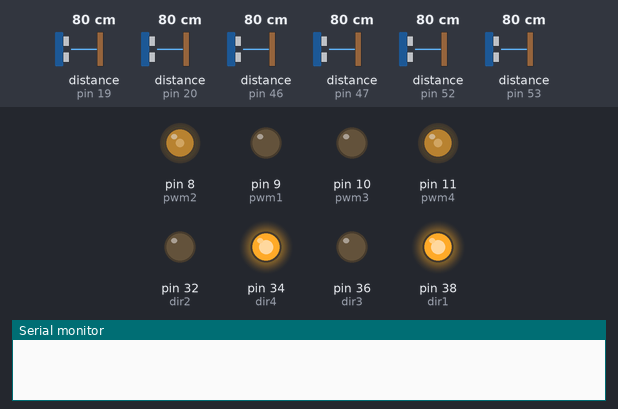
Recording of a sketch running on a simulated Arduino Mega 2560, built with avr-gcc and run on an emulated ATmega2560. Parts: output pins drawn as LEDs (lit = HIGH), the last lines printed to the serial monitor. Wiring (inferred from the names in the program): 6 × ultrasonic range finder: trigger pin 18, echo pin 19 / trigger pin 21, echo pin 20 / trigger pin 48, echo pin 46 / trigger pin 49, echo pin 47 / trigger pin 50, echo pin 52 / trigger pin 51, echo pin 53. The inputs (shaded band) are chosen by the test bench; at power-on: distance to the obstacle (sensors on pin 19, pin 20, pin 52, pin 53, pin 46, pin 47) 80 cm. The echo pulse lasts 58.3 µs per cm; pins used as bus, display or sensor lines are not drawn.

Above: at 1.2 s.
1.3 s: distance to the obstacle (sensor on pin 19) set to 76 cm
At 2.6 s:
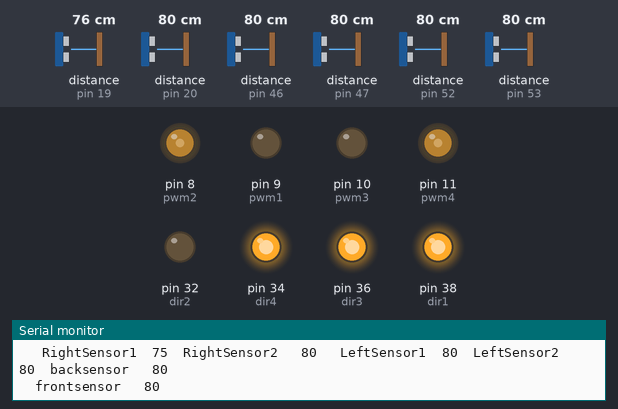
2.9 s: distance to the obstacle (sensor on pin 20) set to 76 cm
At 4.1 s:
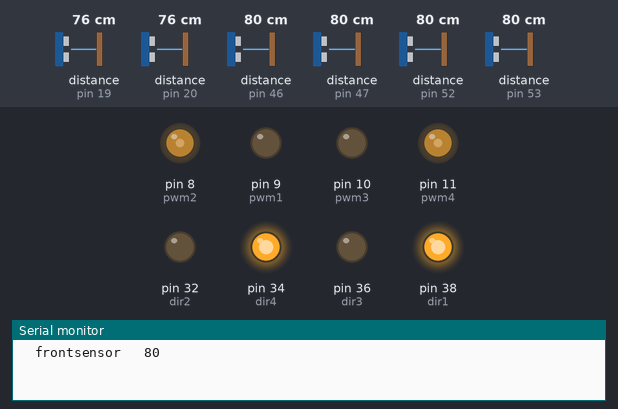
5.9 s: distance to the obstacle (sensor on pin 19) set to 120 cm
At 7.3 s:
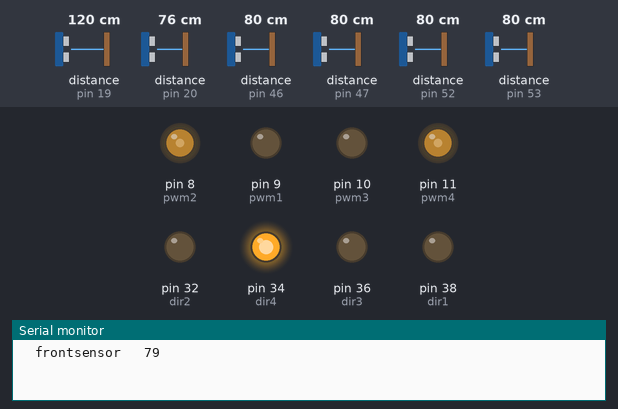
7.6 s: distance to the obstacle (sensor on pin 52) set to 82 cm
At 7.98 s:
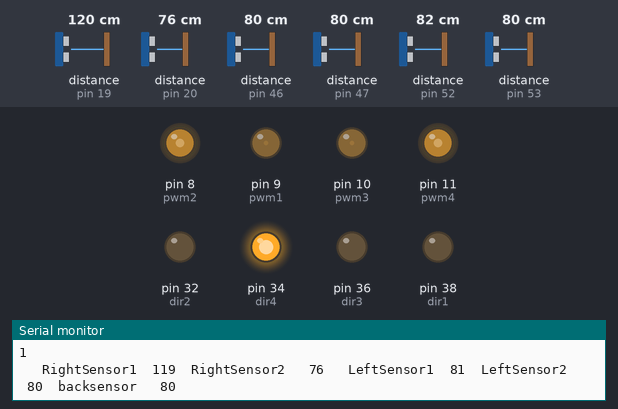
10.6 s: distance to the obstacle (sensor on pin 20) set to 250 cm
At 10.95 s:
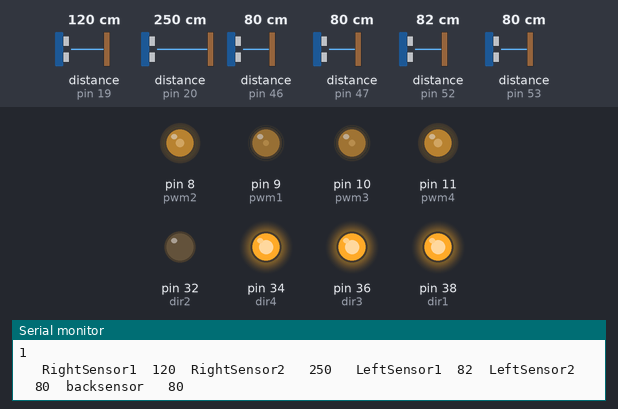
12.5 s: distance to the obstacle (sensor on pin 53) set to 120 cm
At 13.6 s:
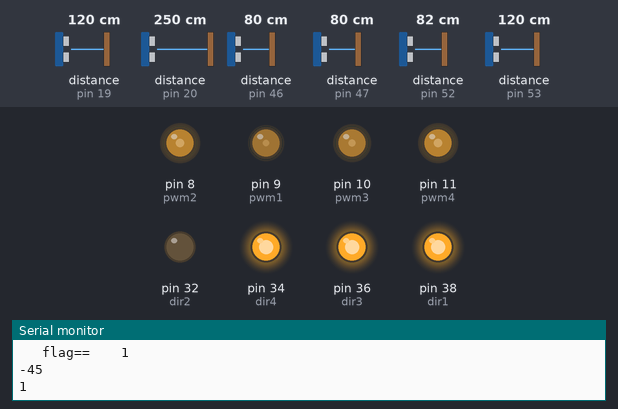
Timing chart, 0 to 15.0 s (numbered marks = the images above; inputs shaded):
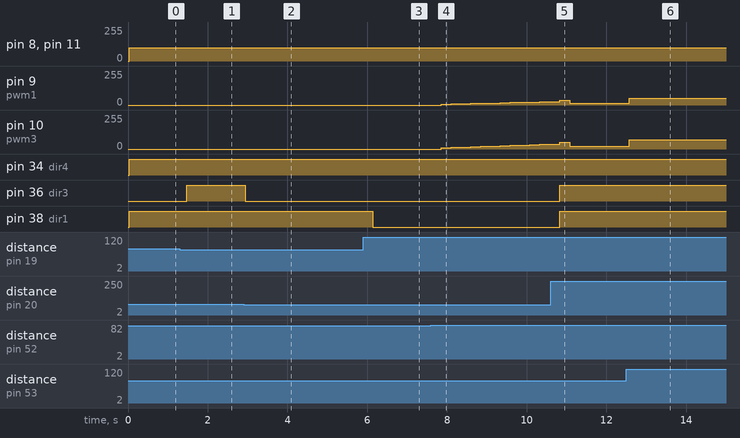

The sketch:

5april.ino
```cpp
int trigPin1 = 50;
int echoPin1 = 52;
int trigPin2 = 51;
int echoPin2 = 53;
int trigPin3 = 49;
int echoPin3 = 47;
int trigPin4 = 48;
int echoPin4 = 46;
int echoPin5 =  19;
int trigPin5 = 18 ;
int echoPin6 = 20 ;
int trigPin6 = 21 ;  //to be declared

int dir1 = 38, dir2 = 32, dir3 = 36, dir4 = 34;
int pwm1 = 9, pwm2 = 8, pwm3 = 10, pwm4 = 11;

unsigned long dt = 0, present = 0, past = 0;
int lastback, frontsensor, backsensor, errorback, avgrs, ls1, ls2, rs1, rs2, avgls, err = 0;
double pulse, inches, cm, distance, duration;
double lasterrorls = 0, totalerrorls = 0, errorrs = 0, totalerrorrs = 0, lasterrorrs = 0, lastrs = 0;
double lastl1 = 0, lastl2 = 0, lastls = 0, errorls;
int sp1 = 110, sp2 = 140;
float kp = 7.5, kd = 4.2, ki = 0.01;
float p = 0, i = 0, d = 0, pidl = 0, pidr = 0;
float kp0 = 7.8, kd0 = 1.3, ki0 = 0.03;
float p0 = 0, i0 = 0, d0 = 0, pid0 = 0, p1 = 0, i1 = 0, d1 = 0, pid1 = 0;
int error = 0, totalerror = 0, lasterror = 0, error1 = 0, totalerror1 = 0, lasterror1 = 0;
int errorleftsetpt,errorrightsetpt,   totalerrorleftsetpt,  totalerrorrightsetpt;       //// /////////////////////////edited by sam
int sp = 100;
int flag = 0;
int steerr = 1;
int steerl = 1;
int approxtime = 0;
int setpoint1 = 110;
int setpoint2 = 35;


void setup()
{

  Serial.begin(9600);

  pinMode(trigPin1, OUTPUT);
  pinMode(echoPin1, INPUT);
  pinMode(trigPin2, OUTPUT);
  pinMode(echoPin2, INPUT);
  pinMode(trigPin3, OUTPUT);
  pinMode(echoPin3, INPUT);
  pinMode(trigPin4, OUTPUT);
  pinMode(echoPin4, INPUT);
  pinMode(trigPin5, OUTPUT);
  pinMode(echoPin5, INPUT);
  pinMode(trigPin6, OUTPUT);
  pinMode(echoPin6, INPUT);

  pinMode(pwm1, OUTPUT);
  pinMode(dir1, OUTPUT);
  pinMode(pwm2, OUTPUT);
  pinMode(dir2, OUTPUT);
  pinMode(pwm3, OUTPUT);
  pinMode(dir3, OUTPUT);
  pinMode(pwm4, OUTPUT);
  pinMode(dir4, OUTPUT);

}


void loop()
{

  // ********************************************************************
  SonarSensor(trigPin5, echoPin5);
  rs1 = distance;
  SonarSensor(trigPin6, echoPin6);
  rs2 = distance;
  SonarSensor(trigPin1, echoPin1);
  ls1 = distance;
  SonarSensor(trigPin2, echoPin2);
  ls2 = distance;
  SonarSensor(trigPin3, echoPin3);
  backsensor = distance;
  SonarSensor(trigPin4, echoPin4);
  frontsensor = distance;

  avgrs = (rs1 + rs2) / 2;
  avgls = (ls1 + ls2) / 2;
  errorrs = rs2 - rs1;
  errorls = ls2 - ls1;

  totalerrorrs += abs(errorrs);
  totalerrorls += abs(errorls);

  errorleftsetpt = setpoint1 - avgls;
  totalerrorleftsetpt += abs(errorleftsetpt);

  errorrightsetpt = setpoint2 - avgrs;
  totalerrorrightsetpt += abs(errorrightsetpt);


  error1 = setpoint2 - backsensor;
  totalerror1 += abs(error1);

  cal();   // calculating pid
  Serial.println(flag);

  if ( flag == 100)
  {
    correctr();
    //    correctl();
    //    setpt1();
    //    forward();
  }

  if (flag == 0) {
    correctr();
    if ((errorls > -5) && (errorls < 5))
      flag = 1;
  }

  if (flag == 1)  {
    if (((backsensor < 110) && (avgls < 110)) ||(avgrs>30))
    {
      /*correctr();
        diaright();
        if (((backsensor < 25) && (avgls < 40)) /*|| ((backsensor > 90) && (backsensor < 100))) {
        steerr = 0;
        if (steerr == 0) {
          steerright();
        }
        }
        if (((backsensor > 25) && (avgls > 40) && (backsensor < 90)) || (backsensor > 100))) {
        steerr = 1;
        }
        }

        else if ((backsensor >= 70 ) && (avgls >= 110))  {
      analogWrite(pwm2, 120);                              // Just a high pulse for crossing the first pole
        digitalWrite(dir2, HIGH);
        analogWrite(pwm4, 120);
        digitalWrite(dir4, HIGH);*/
      correctr();
      diaright();
    }
    else if ((backsensor > 110)||(avgrs<=35))
    {
      //      set_zero();
      analogWrite(pwm2, 60);                              // Just a high pulse for crossing the first pole
      digitalWrite(dir2, HIGH);
      analogWrite(pwm4, 60);
      digitalWrite(dir4, LOW);
      correctr();
//      setpt() ;
      if ((errorls > -5) && (errorls < 5)) {
       flag = 2;
        set_zero();
      }
    }
  }

 /* if (flag == 2)  {
    if (backsensor < 121)   {
      forward();
      //      setpt();
    }
    else if (backsensor > 121) {
      set_zero();
      correctr();
      //      correctl();
      if ((errorls > -5) && (errorls < 5)) {
        setpt();
        //        set_zero();
        flag = 3;
      }
    }
  }

  if (flag == 3 ) {
    if ((backsensor < 250) || (avgls > 91))  {
      dialeft();
      correctl();
      if ((avgls < 130) && (avgls > 90)) {
        setpoint2 = backsensor;
        error1 = setpoint2 - backsensor;
        totalerror1 += abs(error1);
        steerl = 0;
        if (steerl == 0)
          steerleft();

      }

      else if (avgls < 90) {
        correctl();
        correctr();
        setpt1();
        steerl = 1;
        correctl();
        analogWrite(pwm1, 50);                              // Just a high pulse for crossing the first pole
        digitalWrite(dir1, HIGH);
        analogWrite(pwm3, 50);
        digitalWrite(dir3, LOW);
        setpoint1 = 70;
        setpt();
        //        set_zero();
        correctr();
        correctl();
        //        if ((errorls > -5) && (errorls < 5))
        flag = 4;
        //        flag = 100;
      }
    }
     else if ((backsensor > 150) || (avgls <= 100))  {
        //      set_zero();
        correctr();
        correctl();
        flag = 4;

        setpt();
      }
  }


  if (flag == 4)
  {
    if (backsensor < 320)   {
      forward();
    }
    else if (backsensor > 320) {
//      setpt();
      correctl();
      correctr();
      flag = 5;
    }
  }

  if (flag == 5)
  {
    if ( (avgls < 140)) { //increased range due to the unavailability of the y axis sensor
      //            correctr();
      //      diaright();
      if (((avgls < 140) && (avgls > 40))) {
        //        steerl = 0;
        //        if (steerl == 0) {
        //          steerleft();
        //        }
        right();
      }
      if ((avgls > 140)) {
        steerl = 1;
        setpoint1 = 140;
        //        setpt();
        flag = 6;

      }
    }
     else if ((avgls >= 110))  {
        set_zero();
        correctr();
        flag = 100;
      }

  }

  if (flag == 6)
  {
    approxtime = millis();
    if (millis < 900)   {   //no feedback that's why using millis function here after the third pole
      forward();
    }
    else if (millis > 900) {
      //      setpoint1 = 110;
      correctl();
      correctr();
//      setpt();
      flag = 100;
      //      check();
    }
  }

  if (flag == 7)
  {
    if ((avgls > 40))  {    // to be used for aligning with the river area
      dialeft();
      correctl();
      if ((avgls < 50)) {
        steerl = 0;
        if (steerl == 0) {
          steerleft();
          if ((avgls > 50)) {
            steerl = 1;
          }
        }
      }
    }
    else if (avgls <= 40)  {
      analogWrite(pwm1, 0);
      analogWrite(pwm3, 0);
      // flag = 100;
    }
  }

  if (flag == 8)
  {
    // setpoint pid will be used for this case
    forward();
    // bot will be moving through the river area
    if (frontsensor < 500) {
      correctl();
      check();
    }
  }

  if (flag == 9)
  {
    if (frontsensor < 160)   {
      forward();
    }
    else if (frontsensor > 160) {
      correctl();
      check();
    }
  }

  if (flag == 10)
  {
    if ((avgls < 120))  { //increased range due to the unavailability of the y axis sensor
      correctr();
      diaright();
      if ((avgls < 50)) {
        steerr = 0;
        if (steerr == 0) {
          steerright();
          if ((avgls > 50)) {
            steerr = 1;
          }
        }
      }
    }

    else if ((avgls >= 110))  {
      analogWrite(pwm2, 120);                              // Just a high pulse for crossing the third pole
      digitalWrite(dir2, HIGH);
      analogWrite(pwm4, 120);
      digitalWrite(dir4, HIGH);
      if (avgls > 120) {
        correctr();
        check();
      }
    }
  }

  if (flag == 11)
  {
    if (avgls < 300)   {
      right();
    }
    else if (avgls > 300) {
      correctl();
      check();
    }
  }

  if (flag == 12)
  {
    correctl();   // stop condition for now
  }
*/

  lasterrorls = errorls;
  lasterrorrs = errorrs;

  lastrs = avgrs;
  lastls = avgls;
  lasterror = error;
  lasterror1 = error1;
  Print();
  //  Serial.println(error);

}


void check()
{
  // correctr();
  if ((errorls > -3) && (errorls < 3))
    flag = flag + 1;
}

void SonarSensor(int trigPin, int echoPin)
{
  digitalWrite(trigPin, LOW);
  delayMicroseconds(2);
  digitalWrite(trigPin, HIGH);
  delayMicroseconds(10);
  digitalWrite(trigPin, LOW);
  duration = pulseIn(echoPin, HIGH);
  distance = (duration / 2) / 29.1;
}

void Print() {
  Serial.print("   RightSensor1  ");
  Serial.print(rs1);
  Serial.print("  RightSensor2   ");
  Serial.print(rs2);
  Serial.print("   LeftSensor1  ");
  Serial.print(ls1);
  Serial.print("  LeftSensor2   ");
  Serial.print(ls2);
  Serial.print("  backsensor   "  );
  Serial.println(backsensor);
  Serial.print("  frontsensor   "  );
  Serial.println(frontsensor);
  Serial.println("                  ");
  Serial.println("                  ");
  Serial.println("                  ");
  Serial.print("   average left" );
  Serial.println(avgls);
  Serial.print("   average right" );
  Serial.println(avgrs);
  Serial.print("   flag==    ");
  Serial.println(flag);
}


void dialeft()
{

  analogWrite(pwm1, sp);
  analogWrite(pwm3, sp);
  digitalWrite(dir1, LOW);
  digitalWrite(dir3, HIGH);

}

void diaright()
{
  digitalWrite(dir2, LOW);
  digitalWrite(dir4, HIGH);
  analogWrite(pwm2, sp);
  analogWrite(pwm4, sp);

}

void setpt1()
{
  if (error1 < -5)
  {
    //    analogWrite(pwm1, pid1);
    analogWrite(pwm2, pid1);
    //    analogWrite(pwm3, pid1);
    analogWrite(pwm4, pid1);
    //    digitalWrite(dir1, HIGH);
    digitalWrite(dir2, HIGH);
    //    digitalWrite(dir3, LOW);
    digitalWrite(dir4, LOW);


  }
  if (error1  > 5)
  {
    //    analogWrite(pwm1, pid1);
    analogWrite(pwm2, pid1);
    //    analogWrite(pwm3, pid1);
    analogWrite(pwm4, pid1);
    //    digitalWrite(dir1, LOW);
    digitalWrite(dir2, LOW);
    //    digitalWrite(dir3, HIGH);
    digitalWrite(dir4, HIGH);
  }

  if ((error1 < 5) && (error1 > -5))
  {
    /* analogWrite(pwm1, pidl);
      analogWrite(pwm2, pidl);
      analogWrite(pwm3, pidl);
      analogWrite(pwm4, pidl);*/
    //    correctl();
    //    correctr();
    set_zero();
    pid1 = 0;
    totalerror1 = 0;
  }
}

void setptleft()

{
  if (errorleftsetpt < -3)
  {
    //    analogWrite(pwm1, pid0);
    //    analogWrite(pwm2, pid0);
    analogWrite(pwm3, pid0);
    analogWrite(pwm4, pid0);
    //    digitalWrite(dir1, LOW);
    //    digitalWrite(dir2, HIGH);
    digitalWrite(dir3, HIGH);
    digitalWrite(dir4, LOW);


  }
  if (errorleftsetpt > 3)
  {
    //    analogWrite(pwm1, pid0);
    //    analogWrite(pwm2, pid0);
    analogWrite(pwm3, pid0);
    analogWrite(pwm4, pid0);
    //    digitalWrite(dir1, HIGH);
    //    digitalWrite(dir2, LOW);
    digitalWrite(dir3, LOW);
    digitalWrite(dir4, HIGH);
  }

  if ((errorleftsetpt < 3) && (errorleftsetpt > -3))
  {
    /* analogWrite(pwm1, pidl);
      analogWrite(pwm2, pidl);
      analogWrite(pwm3, pidl);
      analogWrite(pwm4, pidl);*/
    correctl();
    correctr();
    //    set_zero();
    pid0 = 0;
    totalerrorleftsetpt = 0;
  }
}


void setptright()
{
  if (errorrightsetpt < -3)
  {
        analogWrite(pwm1, pid0);
       analogWrite(pwm2, pid0);
//    analogWrite(pwm3, pid0);
//    analogWrite(pwm4, pid0);
        digitalWrite(dir1, LOW);
        digitalWrite(dir2, HIGH);
//    digitalWrite(dir3, HIGH);
//    digitalWrite(dir4, LOW);


  }
  if (errorrightsetpt > 3)
  {
        analogWrite(pwm1, pid0);
        analogWrite(pwm2, pid0);
//    analogWrite(pwm3, pid0);
//    analogWrite(pwm4, pid0);
        digitalWrite(dir1, HIGH);
        digitalWrite(dir2, LOW);
//    digitalWrite(dir3, LOW);
//    digitalWrite(dir4, HIGH);
  }

  if ((errorrightsetpt < 3) && (errorrightsetpt > -3))
  {
    /* analogWrite(pwm1, pidl);
      analogWrite(pwm2, pidl);
      analogWrite(pwm3, pidl);
      analogWrite(pwm4, pidl);*/
    correctl();
    correctr();
        set_zero();
    pid0 = 0;
    totalerrorrightsetpt = 0;
  }
}


void correctl()
{
  if (errorls < -2 )//|| errorrs < -2 )
  {
    analogWrite(pwm4, pidl );
    digitalWrite(dir2, LOW);
    analogWrite(pwm2, pidl / 1.4);
    digitalWrite(dir4, LOW);
  }

  if (errorls > 2 )//|| errorrs > 2)
  {
    analogWrite(pwm4, pidl );
    digitalWrite(dir2, HIGH);
    analogWrite(pwm2, pidl / 1.4);
    digitalWrite(dir4, HIGH);
  }

  if ((errorls > -2) && (errorls < 2))// || (errorrs > -2) && (errorrs < 2))
  {
    if (steerl == 1) {
      analogWrite(pwm2, 20);
      digitalWrite(dir2, HIGH);
      analogWrite(pwm4, 20);
      digitalWrite(dir4, LOW);
    }

    totalerrorls  = 0;
    totalerrorrs = 0;
  }
}


void correctr()
{
  if (errorrs < -2 )//|| errorrs < -2 )
  {
    analogWrite(pwm3, pidl );
    digitalWrite(dir3, LOW);
    analogWrite(pwm1, pidl / 1.4);
    digitalWrite(dir1, LOW);
  }

  if (errorrs > 2 )//|| errorrs > 2)
  {
    analogWrite(pwm3, pidl );
    digitalWrite(dir3, HIGH);
    analogWrite(pwm1, pidl / 1.4);
    digitalWrite(dir1, HIGH);
  }

  if ((errorrs > -2) && (errorrs < 2))// || (errorrs > -2) && (errorrs < 2))
  {
//    if (steerl == 1) {
      analogWrite(pwm1, 0);
      digitalWrite(dir1, HIGH);
      analogWrite(pwm3, 0);
      digitalWrite(dir3, LOW);
//    }


  totalerrorls = 0;
  totalerrorrs = 0;

}

}
void cal()
{
  present = millis();
  //    Serial.println(p0);
  //  Serial.println(i0);
  //  Serial.println(d0);
  Serial.println(error1);
  //  Serial.println(pid0);
  dt = (present - past);
  if (errorls > 0)
  {
    p = (errorls) * kp;
    d = ((errorls - lasterrorls) * kd) / dt;
    i =  ((totalerrorls) * ki) * dt ;
    pidl = (p + i + d);

    if (pidl > 70) {
      pidl = 70;        //
      totalerrorls  = 0;
      totalerrorrs = 0;
    }
  }

  if (errorls < 0)
  {
    p = -(errorls) * kp;
    d = (abs((errorls - lasterrorls)) * kd) / dt;
    i =  ((totalerrorls) * ki) * dt ;
    pidl = (p + i + d);

    if (pidl > 70) {
      pidl = 70;        //
      totalerrorls  = 0;
      totalerrorrs = 0;
    }
  }

  if (errorrs > 0)
    {
      p = errorrs * kp;
      d = ((errorrs - lasterrorrs) * kd) / dt;
      i =  (totalerrorrs * ki) * dt;
      pidr = (p + i + d);
      if (pidr > 120) {
        pidr = 120;        //
        totalerrorls  = 0;
        totalerrorrs = 0;
      }
    }

    if (errorrs < 0)
    {
      p = (-errorrs) * kp;
      d = (abs(errorrs - lasterrorrs) * kd) / dt;
      i =  (totalerrorrs * ki) * dt;
      pidr = (p + i + d);
      if (pidl > 120) {
        pidl = 120;        //
        totalerrorls  = 0;
        totalerrorrs = 0;
      }
    }


  if (error > 0)
  {
    p0 = error * kp0;
    d0 = ((error - lasterror) * kd0) / dt;
    i0 =  ((totalerror) * ki0) * dt;
    pid0 = (p0 + i0 + d0);
    if (pid0 > 60) {
      pid0 = 60;
      totalerror = 0;
    }
  }

  if (error < 0)
  {
    p0 = (-error) * kp0;
    d0 = (abs(error - lasterror) * kd0) / dt;
    i0 =  ((totalerror) * ki0) * dt;
    pid0 = (p0 + i0 + d0);
    if (pid0 > 60) {
      pid0 = 60;
      totalerror = 0;
    }
  }

  if (error1 > 0)
  {
    p1 = error1 * kp0;
    d1 = ((error1 - lasterror1) * kd0) / dt;
    i1 =  ((totalerror1) * ki0) * dt;
    pid1 = (p1 + i1 + d1);
    if (pid1 > 40) {
      pid1 = 40;
      totalerror1 = 0;
    }
  }

  if (error1 < 0)
  {
    p1 = (-error1) * kp0;
    d1 = (abs(error1 - lasterror1) * kd0) / dt;
    i1 =  ((totalerror1) * ki0) * dt;
    pid1 = (p1 + i1 + d1);
    if (pid1 > 40) {
      pid1 = 40;
      totalerror1 = 0;
    }
  }
  past = present;

}

void forward()
{
  digitalWrite(dir1, LOW);
  digitalWrite(dir2, LOW);
  digitalWrite(dir3, HIGH);
  digitalWrite(dir4, HIGH);
  analogWrite(pwm1, sp);
  analogWrite(pwm2, sp);
  analogWrite(pwm3, sp);
  analogWrite(pwm4, sp);
}

void backward()
{
  digitalWrite(dir1, HIGH);
  digitalWrite(dir2, HIGH);
  digitalWrite(dir3, LOW);
  digitalWrite(dir4, LOW);
  analogWrite(pwm1, sp);
  analogWrite(pwm2, sp);
  analogWrite(pwm3, sp);
  analogWrite(pwm4, sp);
}

void left()
{
  digitalWrite(dir1, LOW);
  digitalWrite(dir2, HIGH);
  digitalWrite(dir3, HIGH);
  digitalWrite(dir4, LOW);
  analogWrite(pwm1, sp);
  analogWrite(pwm2, sp);
  analogWrite(pwm3, sp);
  analogWrite(pwm4, sp);
}

void right()
{
  digitalWrite(dir1, HIGH);
  digitalWrite(dir2, LOW);
  digitalWrite(dir3, LOW);
  digitalWrite(dir4, HIGH);
  analogWrite(pwm1, sp);
  analogWrite(pwm2, sp);
  analogWrite(pwm3, sp);
  analogWrite(pwm4, sp);
}


void steerright()
{
  digitalWrite(dir1, HIGH);
  digitalWrite(dir3, LOW);
  analogWrite(pwm1, sp);
  analogWrite(pwm3, sp);
}

void steerleft()
{
  digitalWrite(dir2, HIGH);
  digitalWrite(dir4, LOW);
  analogWrite(pwm2, sp);
  analogWrite(pwm4, sp);
}

void set_zero()
{

  analogWrite(pwm1, 0);
  analogWrite(pwm2, 0);
  analogWrite(pwm3, 0);
  analogWrite(pwm4, 0);
}
```

Measured:
- the behaviour switches between 79 and 78 cm on distance to the obstacle (sensor on pin 19) (found by bisection; images 0 and 1)
- the behaviour switches between 77 and 76 cm on distance to the obstacle (sensor on pin 20) (found by bisection; images 1 and 2)
- after the input at 1.3 s, pin 36 (dir3): LOW → HIGH after 0.17 s
- after the input at 2.9 s, pin 36 (dir3): HIGH → LOW at once
- after the input at 5.9 s, pin 38 (dir1): HIGH → LOW after 0.23 s
- after the input at 7.6 s, pin 9 (pwm1): moves from 0/255 to 26/255 over 2.7 s, starting after 0.26 s; pin 10 (pwm3): moves from 0/255 to 37/255 over 2.7 s, starting after 0.26 s
- after the input at 10.6 s, pin 36 (dir3), pin 38 (dir1): LOW → HIGH after 0.23 s
- after the input at 12.5 s, pin 9 (pwm1): 14/255 → 50/255 after 0.07 s; pin 10 (pwm3): 19/255 → 70/255 after 0.07 s
